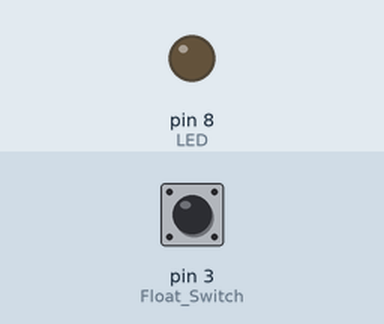
The sketch below on a simulated Arduino Uno, built with avr-gcc and run on an emulated ATmega328P. Parts: output pins drawn as LEDs (lit = HIGH). Inputs (shaded band) come from the test bench; at power-on: pin 3 (Float_Switch) HIGH.

Above: at 1.2 s.
1.3 s: pin 3 (Float_Switch) pulled LOW for 0.15 s
At 1.37 s:
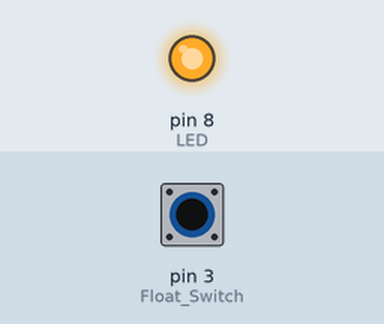
2.9 s: pin 3 (Float_Switch) pulled LOW for 3.2 s
At 6.7 s:
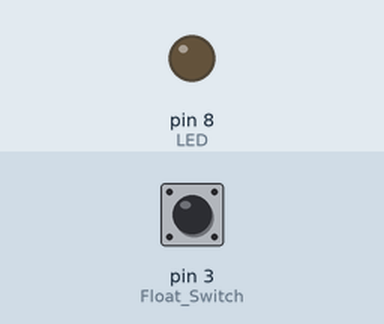
Timing chart, 0 to 8.2 s (numbered marks = the images above; inputs shaded):
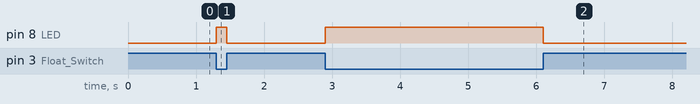

Measured:
- after the input at 1.3 s, pin 8 (LED): LOW → HIGH at once, → LOW 0.15 s later
- after the input at 2.9 s, pin 8 (LED): LOW → HIGH at once, → LOW 3.2 s later

The sketch:

FloatSwitchCode1.ino
```cpp
//Set the LED light to pin 8
int LED = 8;

//Set the float sensor to pin 3

#define Float_Switch 3
void setup() {

// initialize digital pin 8 as an output.
    pinMode(LED, OUTPUT);

    pinMode(Float_Switch, INPUT_PULLUP);

 }

void loop() {

  if(digitalRead(Float_Switch) == HIGH)

 {
    digitalWrite(LED, LOW); //Turn LED on
 }
  else
 {
    digitalWrite(LED, HIGH); //Turn LED off
 }

}
```
